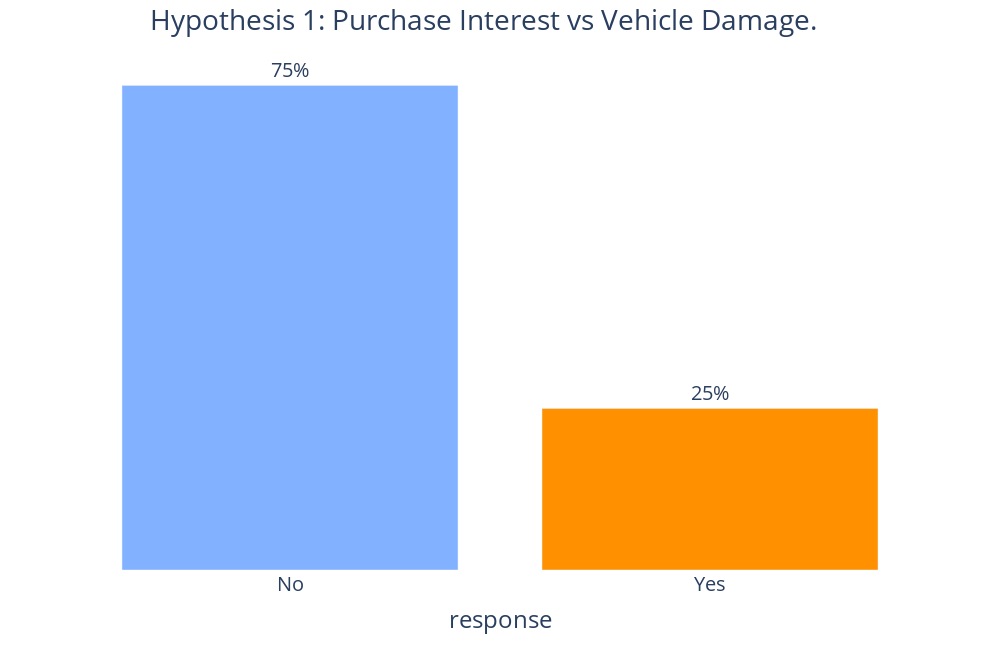

This figure's notebook cell:
### Markdown cell above
Taking into account customers who have previously had their cars damaged and have not had insurance before, the majority of them are interested in acquiring insurance. The result can provide insights for the company where it can create programs to attract one or more customer profiles. **Hypothesis False**. 75% of the customers does not have interest in buying the vehicle insurance.

### Code cell
# FILTERING DATA
d1 = df4[( df4['previously_insured'] == 0) & (df4['vehicle_damage'] == 1)]
ax1 = d1[['response','id']].groupby('response').count().reset_index()
ax1['percentage'] = round(ax1['id'] / d1['id'].count()*100)
ax1['response'] = ax1['response'].apply(lambda x: 'No' if (x == 0) else 'Yes')

# BAR CHART
fig1 = px.bar(ax1,
              x='response', 
              y='percentage', 
              color='response', 
              text='percentage', 
              width=1000,
              height=650,
              color_discrete_sequence=['#82B1FF', '#FF9100'])

fig1.update_traces(texttemplate='%{text:.2s}%', 
                   textposition='outside')

fig1.update_layout(title_text="Hypothesis 1: Purchase Interest vs Vehicle Damage.", 
                   title_x=0.15,
                   font=dict(size=20),
                   xaxis_visible=True,
                   yaxis_visible=False,
                   plot_bgcolor='rgba(0, 0, 0, 0)',
                   paper_bgcolor='rgba(0, 0, 0, 0)',
                   showlegend=False)

fig1.show()

### Figure 1 — Plotly figure (JSON) as saved in the notebook; plotly's stock layout.template omitted (floating-point values rounded to 4 significant figures)
{"data": [{"alignmentgroup": "True", "hovertemplate": "response=%{x}<br>percentage=%{text}<extra></extra>", "legendgroup": "No", "marker": {"color": "#82B1FF", "pattern": {"shape": ""}}, "name": "No", "offsetgroup": "No", "orientation": "v", "showlegend": true, "text": [75], "textposition": "outside", "texttemplate": "%{text:.2s}%", "type": "bar", "x": ["No"], "xaxis": "x", "y": [75], "yaxis": "y"}, {"alignmentgroup": "True", "hovertemplate": "response=%{x}<br>percentage=%{text}<extra></extra>", "legendgroup": "Yes", "marker": {"color": "#FF9100", "pattern": {"shape": ""}}, "name": "Yes", "offsetgroup": "Yes", "orientation": "v", "showlegend": true, "text": [25], "textposition": "outside", "texttemplate": "%{text:.2s}%", "type": "bar", "x": ["Yes"], "xaxis": "x", "y": [25], "yaxis": "y"}], "layout": {"barmode": "relative", "font": {"size": 20}, "height": 650, "legend": {"title": {"text": "response"}, "tracegroupgap": 0}, "margin": {"t": 60}, "paper_bgcolor": "rgba(0, 0, 0, 0)", "plot_bgcolor": "rgba(0, 0, 0, 0)", "showlegend": false, "title": {"text": "Hypothesis 1: Purchase Interest vs Vehicle Damage.", "x": 0.15}, "width": 1000, "xaxis": {"anchor": "y", "categoryarray": ["No", "Yes"], "categoryorder": "array", "domain": [0, 1], "title": {"text": "response"}, "visible": true}, "yaxis": {"anchor": "x", "domain": [0, 1], "title": {"text": "percentage"}, "visible": false}}}
